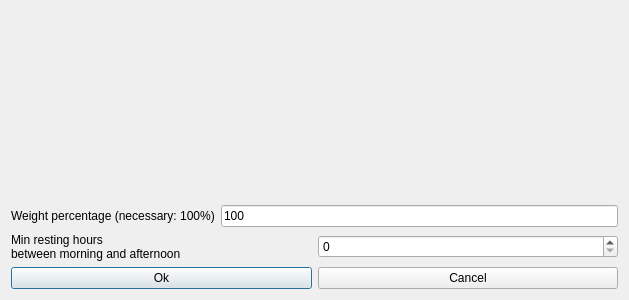
<?xml version="1.0" encoding="UTF-8"?>
<ui version="4.0">
 <class>ModifyConstraintStudentsMinRestingHoursBetweenMorningAndAfternoonForm_template</class>
 <widget class="QDialog" name="ModifyConstraintStudentsMinRestingHoursBetweenMorningAndAfternoonForm_template">
  <property name="geometry">
   <rect>
    <x>0</x>
    <y>0</y>
    <width>629</width>
    <height>300</height>
   </rect>
  </property>
  <property name="windowTitle">
   <string extracomment="This is the title of the dialog to modify a constraint of this type">Modify students min resting hours between morning and afternoon</string>
  </property>
  <layout class="QGridLayout" name="gridLayout">
   <item row="3" column="0" colspan="2">
    <layout class="QHBoxLayout">
     <item>
      <widget class="QPushButton" name="okPushButton">
       <property name="text">
        <string>Ok</string>
       </property>
      </widget>
     </item>
     <item>
      <widget class="QPushButton" name="cancelPushButton">
       <property name="text">
        <string>Cancel</string>
       </property>
      </widget>
     </item>
    </layout>
   </item>
   <item row="2" column="0" colspan="2">
    <layout class="QHBoxLayout" name="horizontalLayout_2">
     <item>
      <widget class="QLabel" name="textLabel1">
       <property name="text">
        <string>Min resting hours
between morning and afternoon</string>
       </property>
       <property name="wordWrap">
        <bool>false</bool>
       </property>
      </widget>
     </item>
     <item>
      <widget class="QSpinBox" name="minRestingHoursSpinBox"/>
     </item>
    </layout>
   </item>
   <item row="0" column="0" colspan="2">
    <spacer name="spacer5">
     <property name="orientation">
      <enum>Qt::Vertical</enum>
     </property>
     <property name="sizeType">
      <enum>QSizePolicy::Expanding</enum>
     </property>
     <property name="sizeHint" stdset="0">
      <size>
       <width>20</width>
       <height>45</height>
      </size>
     </property>
    </spacer>
   </item>
   <item row="1" column="0" colspan="2">
    <layout class="QHBoxLayout" name="horizontalLayout">
     <item>
      <widget class="QLabel" name="weightTextLabel">
       <property name="frameShape">
        <enum>QFrame::NoFrame</enum>
       </property>
       <property name="frameShadow">
        <enum>QFrame::Plain</enum>
       </property>
       <property name="text">
        <string>Weight percentage (necessary: 100%)</string>
       </property>
       <property name="wordWrap">
        <bool>false</bool>
       </property>
      </widget>
     </item>
     <item>
      <widget class="QLineEdit" name="weightLineEdit">
       <property name="text">
        <string notr="true">100</string>
       </property>
      </widget>
     </item>
    </layout>
   </item>
  </layout>
 </widget>
 <layoutdefault spacing="6" margin="11"/>
 <resources/>
 <connections/>
</ui>
